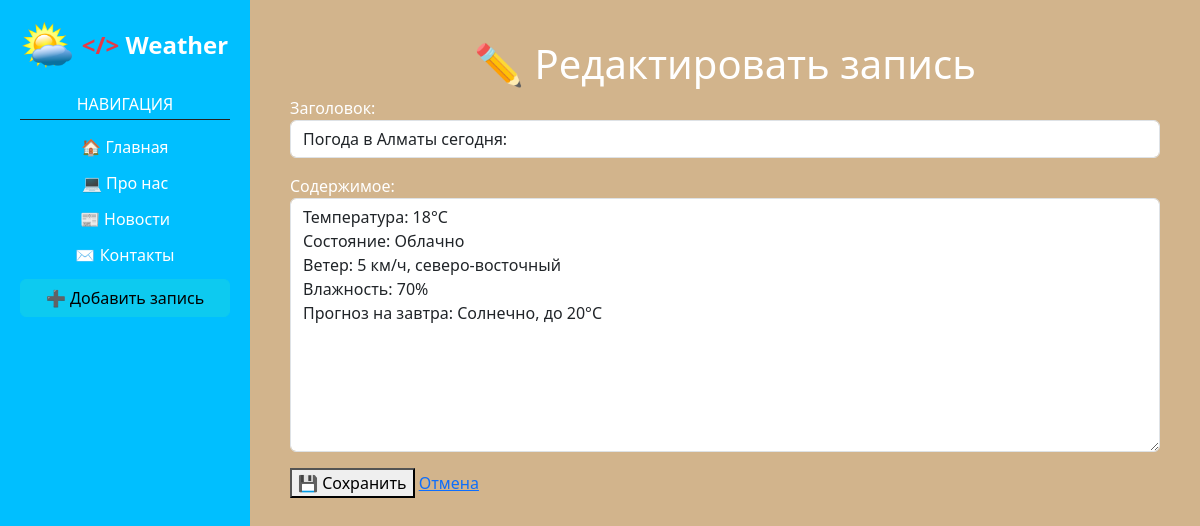
The page /news/edit/12/ on the database its author committed.
### main/models.py (models this page shows, shortened)
class News(models.Model):
    title = models.CharField(max_length=200, verbose_name="Заголовок")
    content = models.TextField(verbose_name="Содержимое")
    created_at = models.DateTimeField(auto_now_add=True, verbose_name="Дата создания")

### main/views.py (the view)
# urls.py: path('news/edit/<int:news_id>/', views.edit_news, name='edit_news'),
def edit_news(request, news_id):
    news = get_object_or_404(News, id=news_id)
    if request.method == 'POST':
        form = NewsForm(request.POST, instance=news)
        if form.is_valid():
            form.save()
            return redirect('news')
    else:
        form = NewsForm(instance=news)
    return render(request, 'main/edit_news.html', {'form': form, 'news': news})

### main/forms.py
class NewsForm(forms.ModelForm):
    class Meta:
        model = News
        fields = ['title', 'content']
        widgets = {
            'title': forms.TextInput(attrs={'class': 'form-control', 'placeholder': 'Введите заголовок'}),
            'content': forms.Textarea(attrs={'class': 'form-control', 'placeholder': 'Введите текст новости'}),
        }

### main/templates/main/edit_news.html (shortened to what this page needs)
{% extends 'main/layout.html' %}
{% block content %}
<div class="form-container">
    <h1>✏️ Редактировать запись</h1>
    <form method="post">
        {{ form.as_p }}
        <button type="submit" class="btn-save">💾 Сохранить</button>
        <a href="{% url 'news' %}" class="btn-cancel">Отмена</a>
    </form>
</div>
{% endblock %}

### main/static/main/css/main.css (style rules this page uses)
body { margin: 0; padding: 0; background-color: #205; color: #fff; font-family: 'Roboto', sans-serif; }
.content h1, .content h2, .content h3, .content h4, .content h5 { text-align: center; color: #fff; }
.content p { color: #fff; }
a { text-decoration: none; }

### rows shown on the page
News: title "Погода в Алматы сегодня:", content "Температура: 18°C Состояние: Облачно Ветер: 5 км/ч, северо-восточный Влажность: 70% Прогноз на завтра: Солнечно, до 20°C"
